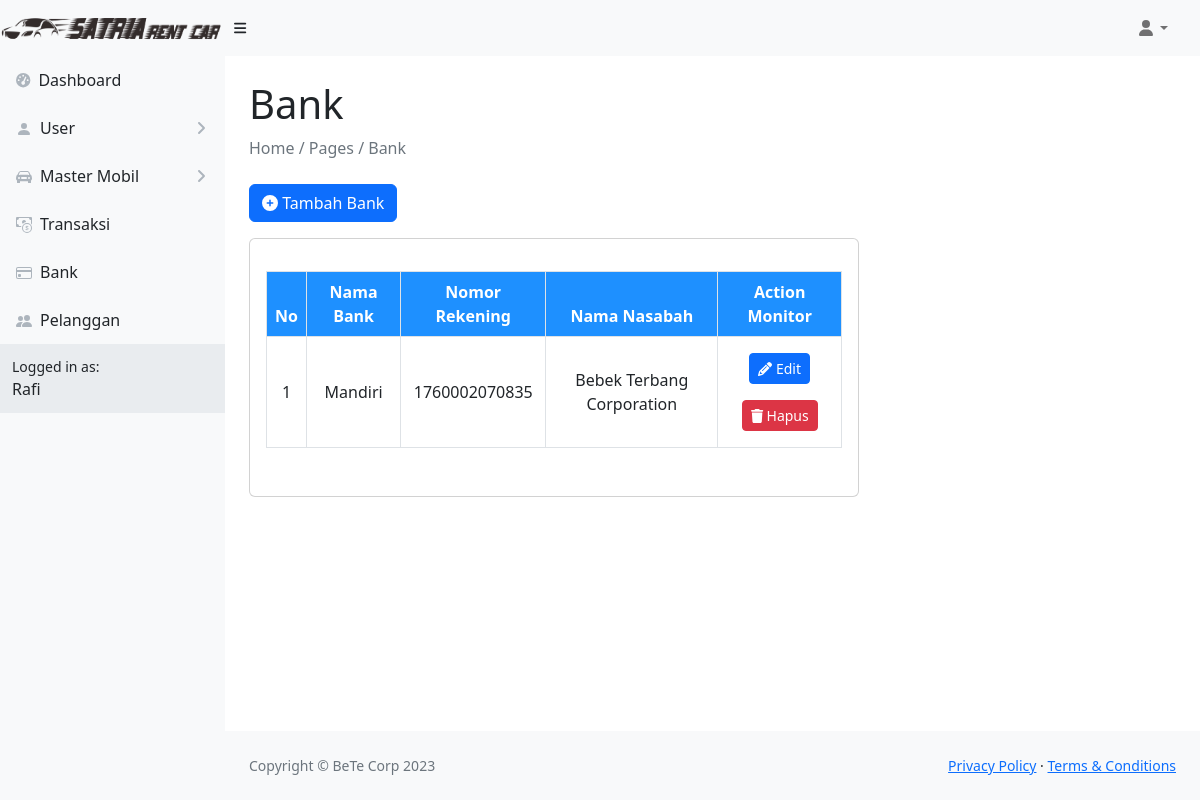
Screenshot of /rentalsatria/bank.php (signed in) with the database file from the repository.
### tables this page shows
CREATE TABLE `tbl_user` (
  `id_user` int(11) NOT NULL,
  `nama` varchar(128) NOT NULL,
  `email` varchar(128) NOT NULL,
  `password` varchar(128) NOT NULL,
  `photo_user` varchar(128) DEFAULT NULL,
  `status_user` int(11) NOT NULL
);

CREATE TABLE `tbl_bank` (
  `id_bank` int(11) NOT NULL,
  `nama_bank` varchar(20) NOT NULL,
  `nomor_rekening` varchar(25) NOT NULL,
  `nama_nasabah` varchar(30) NOT NULL
);

### rentalsatria/bank.php (the view, shortened to what this page needs)
<?php
    include "database/koneksi.php";
    $query = "SELECT * FROM tbl_bank";
    $sql = mysqli_query($conn, $query);
    $no = 1;
    if(isset($_SESSION['email'])){
        $email = $_SESSION['email'];
        $query = "SELECT * FROM tbl_user WHERE email = '$email'";
        $result = mysqli_query($conn, $query);
        $data = mysqli_fetch_array($result);
    }
?>
<!DOCTYPE html>
<html lang="en">
<head>
    <link href="https://cdn.jsdelivr.net/npm/simple-datatables@7.1.2/dist/style.min.css" rel="stylesheet" />
    <link href="./css/styles.css" rel="stylesheet" />
</head>
<body class="sb-nav-fixed">
    <nav class="sb-topnav navbar navbar-expand navbar-light bg-light">
        <a class="navbar-brand" href="index.html"><img src="images/logo.png" alt="" style="width:225px;height:40px;"></a>
        <button class="btn btn-link btn-sm order-1 order-lg-0 me-4 me-lg-0" id="sidebarToggle" href="#!"><i
                class="fas fa-bars"></i></button>
        <ul class="navbar-nav ms-auto ms-md-0 me-3 me-lg-4">
            <li class="nav-item dropdown">
                <a class="nav-link dropdown-toggle" id="navbarDropdown" href="#" role="button" data-bs-toggle="dropdown"
                    aria-expanded="false"><i class="fas fa-user fa-fw"></i></a>
            </li>
        </ul>
    </nav>
    <div id="layoutSidenav">
        <div id="layoutSidenav_nav">
            <nav class="sb-sidenav accordion sb-sidenav-light" id="sidenavAccordion">
                <div class="sb-sidenav-menu">
                    <div class="nav">
                        <a class="nav-link" href="admin.php">
                            <div class="sb-nav-link-icon"><i class="fas fa-tachometer-alt"></i></div>
                            Dashboard
                        </a>
                        <a class="nav-link collapsed" href="#" data-bs-toggle="collapse"
                            data-bs-target="#collapseLayouts" aria-expanded="false" aria-controls="collapseLayouts">
                            <div class="sb-nav-link-icon"><svg xmlns="http://www.w3.org/2000/svg" width="16" height="16" fill="currentColor" class="bi bi-person-fill" viewBox="0 0 16 16">
                                <path d="M3 14s-1 0-1-1 1-4 6-4 6 3 6 4-1 1-1 1H3Zm5-6a3 3 0 1 0 0-6 3 3 0 0 0 0 6Z"/>
                            </svg></div>
                            User
                            <div class="sb-sidenav-collapse-arrow"><i class="fas fa-angle-down"></i></div>
                        </a>
                        <a class="nav-link collapsed" href="#" data-bs-toggle="collapse" data-bs-target="#collapsePages"
                            aria-expanded="false" aria-controls="collapsePages">
                            <div class="sb-nav-link-icon"></div>
                            Master Mobil
                            <div class="sb-sidenav-collapse-arrow"><i class="fas fa-angle-down"></i></div>
                        </a>
                        <a class="nav-link" href="transaksi.php">
                            <div class="sb-nav-link-icon"></div>
                            Transaksi
                        </a>
                        <a class="nav-link" href="">
                            <div class="sb-nav-link-icon">
                            </div>
                            Bank
                        </a>
                        <a class="nav-link" href="pelanggan.php">
                            <div class="sb-nav-link-icon"></div>
                            Pelanggan
                        </a>
                </div>
                <div class="sb-sidenav-footer">
                    <div class="small">Logged in as:</div>
                    <?=$data['nama']?>
                </div>
            </nav>
        </div>
    <div id="layoutSidenav_content">
    <main>
        <div class="container-fluid px-4">
            <h1 class="mt-4">Bank</h1>
            <ol class="breadcrumb mb-4">
                <li class="breadcrumb-item active">Home / Pages / Bank</li>
            </ol>
        <section class="section dashboard">
            <div class="row">
                <div class="col-4 col-sm-6 mb-3">
                    <button type="button" class="btn btn-primary" data-bs-toggle="modal" data-bs-target="#tambahBank">
                        <i class="fa fa-plus-circle"></i> Tambah Bank
                    </button>
                </div>
            </div>
            <div class="row">
                <div class="col-md-8">
                    <div class="card">
                        <div class="card-body my-3">
                            <table class="table table-bordered table-responsive" id="example1">
                                <thead class="text-center" style="color: white; background-color: dodgerblue;">
                                    <tr>
                                        <th>No</th>
                                        <th>Nama Bank</th>
                                        <th>Nomor Rekening</th>
                                        <th>Nama Nasabah</th>
                                        <th>Action Monitor</th>
                                    </tr>
                                </thead>
                                <tbody>
                                    <?php while ($result = mysqli_fetch_assoc($sql)) { ?>
                                        <tr class="text-center">
                                            <td style="vertical-align: middle;"><?=$no++?></td>
                                            <td style="vertical-align: middle;"><?=$result['nama_bank']?></td>
                                            <td style="vertical-align: middle;"><?=$result['nomor_rekening']?></td>
                                            <td style="vertical-align: middle;"><?=$result['nama_nasabah']?></td>
                                            <td style="vertical-align: middle;">
                                                <button type="button" class="btn btn-primary btn-sm my-2" data-bs-toggle="modal" data-bs-target="#edit<?=$no?>"><i class="fa fa-pencil"></i>
                                                    Edit
                                                </button>
                                                <button type="button" class="btn btn-danger btn-sm my-2" data-bs-toggle="modal" data-bs-target="#hapus<?=$no?>"><i class="fa fa-trash"></i>
                                                    Hapus
                                                </button>
                                            </td>
                                        </tr>
                                            </div>
                                    <?php } ?>
                        </div>
                    </div>
                </div>
            </div>
        </main>
            <footer class="py-4 bg-light mt-auto">
                <div class="container-fluid px-4">
                    <div class="d-flex align-items-center justify-content-between small">
                        <div class="text-muted">Copyright &copy; BeTe Corp 2023</div>
                        <div>
                            <a href="#">Privacy Policy</a>
                            &middot;
                            <a href="#">Terms &amp; Conditions</a>
                        </div>
                    </div>
                </div>
            </footer>
        </div>
    </div>
</body>
</html>

### rows the page displays
tbl_user: nama "Rafi"
tbl_bank: nama_bank "Mandiri", nomor_rekening "1760002070835", nama_nasabah "Bebek Terbang Corporation"
